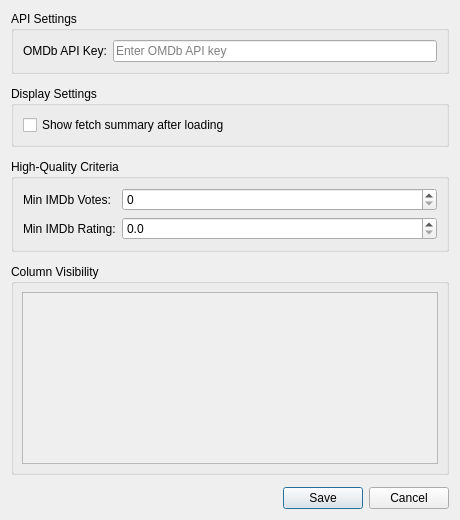
<?xml version="1.0" encoding="UTF-8"?>
<ui version="4.0">
 <class>SettingsDialog</class>
 <widget class="QDialog" name="SettingsDialog">
  <property name="geometry">
   <rect>
    <x>0</x>
    <y>0</y>
    <width>460</width>
    <height>520</height>
   </rect>
  </property>
  <property name="windowTitle">
   <string>Settings</string>
  </property>
  <layout class="QVBoxLayout" name="mainLayout">
   <property name="spacing">
    <number>12</number>
   </property>
   <!-- API Settings -->
   <item>
    <widget class="QGroupBox" name="apiGroup">
     <property name="title">
      <string>API Settings</string>
     </property>
     <layout class="QFormLayout" name="apiForm">
      <item row="0" column="0">
       <widget class="QLabel" name="apiKeyLabel">
        <property name="text">
         <string>OMDb API Key:</string>
        </property>
       </widget>
      </item>
      <item row="0" column="1">
       <widget class="QLineEdit" name="apiKeyEdit">
        <property name="placeholderText">
         <string>Enter OMDb API key</string>
        </property>
        <property name="echoMode">
         <enum>QLineEdit::Password</enum>
        </property>
       </widget>
      </item>
     </layout>
    </widget>
   </item>
   <!-- Display Settings -->
   <item>
    <widget class="QGroupBox" name="displayGroup">
     <property name="title">
      <string>Display Settings</string>
     </property>
     <layout class="QVBoxLayout" name="displayLayout">
      <item>
       <widget class="QCheckBox" name="showFetchSummaryCheck">
        <property name="text">
         <string>Show fetch summary after loading</string>
        </property>
       </widget>
      </item>
     </layout>
    </widget>
   </item>
   <!-- Quality Rules -->
   <item>
    <widget class="QGroupBox" name="qualityGroup">
     <property name="title">
      <string>High-Quality Criteria</string>
     </property>
     <layout class="QFormLayout" name="qualityForm">
      <item row="0" column="0">
       <widget class="QLabel" name="minVotesLabel">
        <property name="text">
         <string>Min IMDb Votes:</string>
        </property>
       </widget>
      </item>
      <item row="0" column="1">
       <widget class="QSpinBox" name="minVotesSpin">
        <property name="minimum">
         <number>0</number>
        </property>
        <property name="maximum">
         <number>10000000</number>
        </property>
        <property name="singleStep">
         <number>10000</number>
        </property>
       </widget>
      </item>
      <item row="1" column="0">
       <widget class="QLabel" name="minRatingLabel">
        <property name="text">
         <string>Min IMDb Rating:</string>
        </property>
       </widget>
      </item>
      <item row="1" column="1">
       <widget class="QDoubleSpinBox" name="minRatingSpin">
        <property name="minimum">
         <double>0.000000000000000</double>
        </property>
        <property name="maximum">
         <double>10.000000000000000</double>
        </property>
        <property name="singleStep">
         <double>0.500000000000000</double>
        </property>
        <property name="decimals">
         <number>1</number>
        </property>
       </widget>
      </item>
     </layout>
    </widget>
   </item>
   <!-- Column Visibility (scroll area populated at runtime) -->
   <item>
    <widget class="QGroupBox" name="columnsGroup">
     <property name="title">
      <string>Column Visibility</string>
     </property>
     <layout class="QVBoxLayout" name="columnsGroupLayout">
      <property name="leftMargin">
       <number>8</number>
      </property>
      <property name="topMargin">
       <number>8</number>
      </property>
      <property name="rightMargin">
       <number>8</number>
      </property>
      <property name="bottomMargin">
       <number>8</number>
      </property>
      <item>
       <widget class="QScrollArea" name="columnsScrollArea">
        <property name="widgetResizable">
         <bool>true</bool>
        </property>
        <property name="horizontalScrollBarPolicy">
         <enum>Qt::ScrollBarAlwaysOff</enum>
        </property>
        <property name="minimumHeight">
         <number>120</number>
        </property>
        <property name="maximumHeight">
         <number>180</number>
        </property>
       </widget>
      </item>
     </layout>
    </widget>
   </item>
   <!-- Button box -->
   <item>
    <widget class="QDialogButtonBox" name="buttonBox">
     <property name="standardButtons">
      <set>QDialogButtonBox::Cancel|QDialogButtonBox::Save</set>
     </property>
    </widget>
   </item>
  </layout>
 </widget>
</ui>
